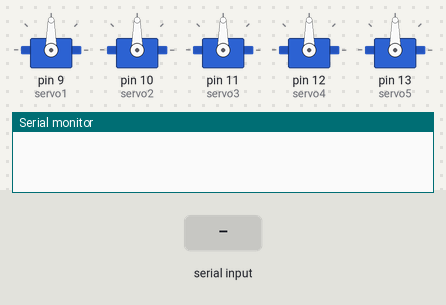
The sketch below on a simulated Arduino Uno, built with avr-gcc and run on an emulated ATmega328P. Shown: 5 × servo, the last lines printed to the serial monitor. Inputs (shaded band) come from the test bench.

Above: at 1.2 s.
1.3 s: "30,150\n" received over Serial
At 1.9 s:
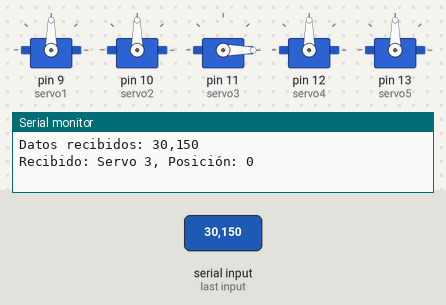
2.8 s: "1\n" received over Serial
At 4.0 s:
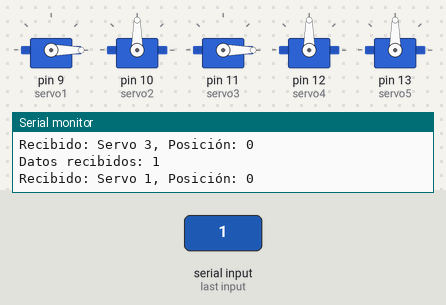
4.3 s: "2\n" received over Serial
At 5.1 s:
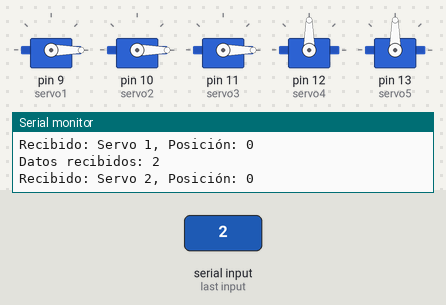
5.8 s: "4\n" received over Serial
At 6.3 s:
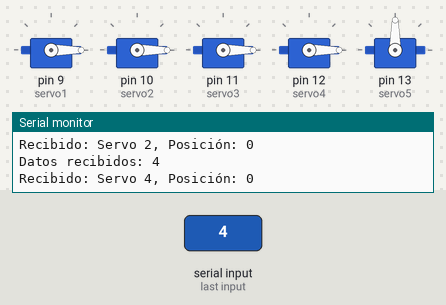
7.3 s: "5\n" received over Serial
At 8.6 s:
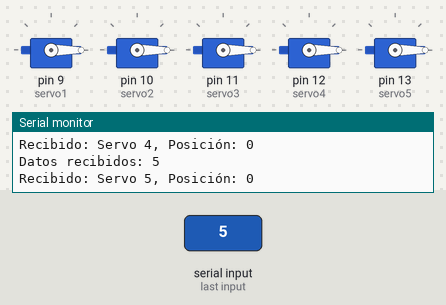
Timing chart, 0 to 9.8 s (numbered marks = the images above; inputs shaded):
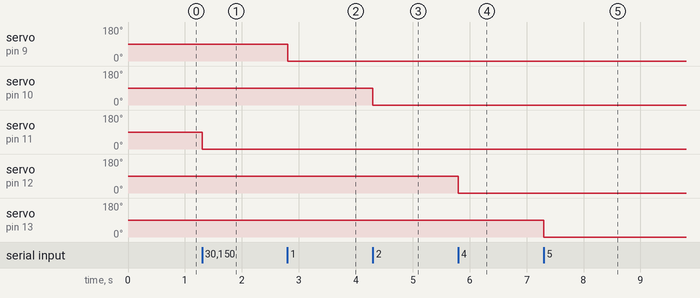

Measured:
- after the input at 1.3 s, servo on pin 11 (servo3): 90° → 0° at once
- after the input at 2.8 s, servo on pin 9 (servo1): 90° → 0° at once
- after the input at 4.3 s, servo on pin 10 (servo2): 90° → 0° at once
- after the input at 5.8 s, servo on pin 12 (servo4): 90° → 0° at once
- after the input at 7.3 s, servo on pin 13 (servo5): 90° → 0° at once

The sketch:

Codigo_para_funcionamiento_de_brazo_robotico.ino
```cpp
#include <Servo.h> // Incluye la librería Servo para controlar los servomotores

Servo servo1; // Declaración del objeto servo1
Servo servo2;
Servo servo3;
Servo servo4;
Servo servo5;

void setup() {
  Serial.begin(9600); // Inicializa la comunicación serial a 9600 bps
  servo1.attach(9); // Conecta el servo 1 al pin 9
  servo2.attach(10); // Conecta el servo 2 al pin 10
  servo3.attach(11); // Conecta el servo 3 al pin 11
  servo4.attach(12); // Conecta el servo 4 al pin 12
  servo5.attach(13); // Conecta el servo 5 al pin 13
}

void loop() {
  // Verifica si hay datos disponibles en el puerto serial
  if (Serial.available() > 0) {
    String data = Serial.readStringUntil('\n'); // Lee los datos del puerto serial hasta encontrar un salto de línea
    Serial.print("Datos recibidos: ");
    Serial.println(data); // Imprime los datos recibidos para depuración

    // Analiza los datos recibidos
    int servoIndex = data.charAt(0) - '0'; // Convertir el primer carácter a número
    int position = data.substring(2).toInt(); // Obtener la posición del servo como un entero

    Serial.print("Recibido: Servo ");
    Serial.print(servoIndex);
    Serial.print(", Posición: ");
    Serial.println(position);

    // Mover el servo correspondiente a la posición especificada
    switch (servoIndex) {
      case 1:
        servo1.write(position);
        break;
      case 2:
        servo2.write(position);
        break;
      case 3:
        servo3.write(position);
        break;
      case 4:
        servo4.write(position);
        break;
      case 5:
        servo5.write(position);
        break;
      default:
        break;
    }
  }
}
```
